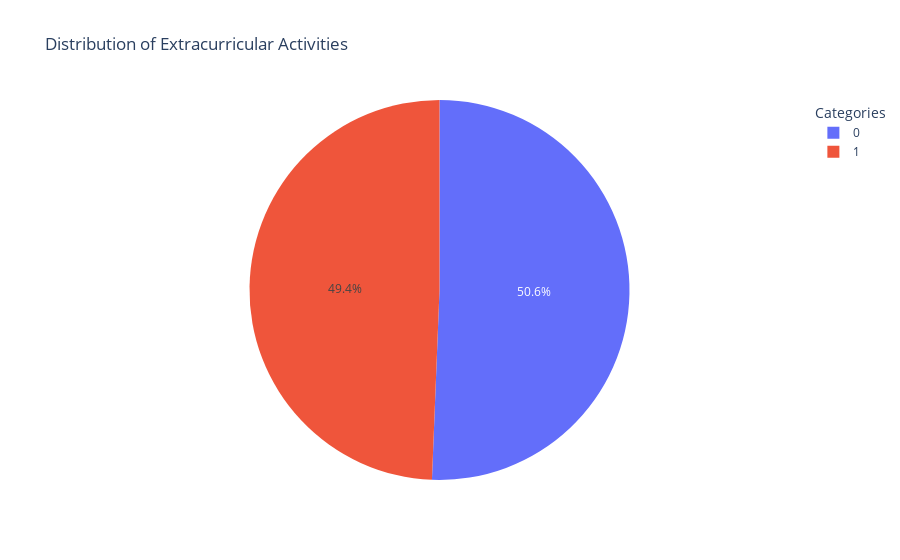
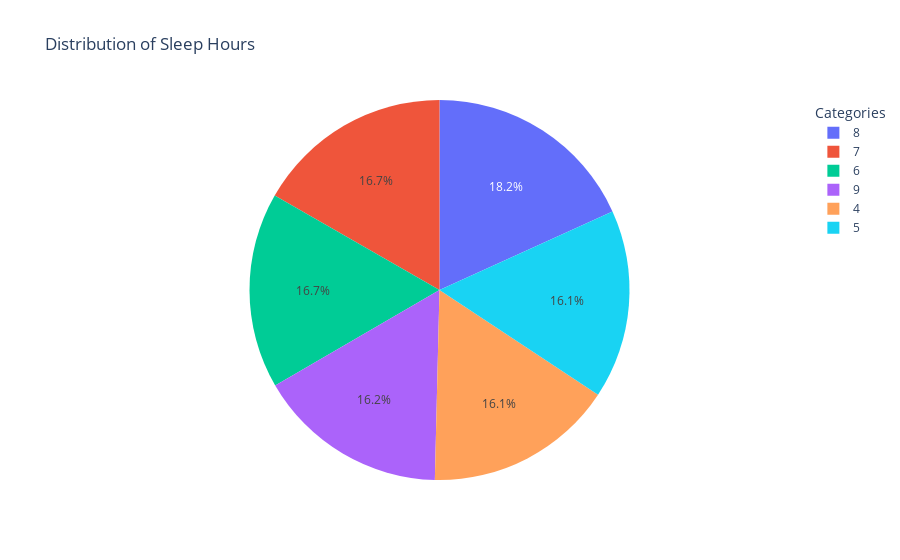
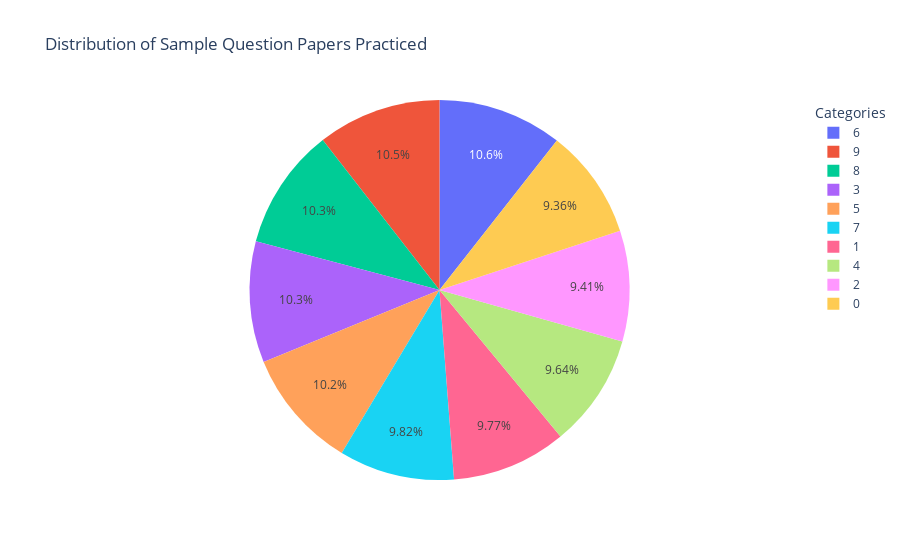

Notebook code cell kept with these figures, in order:
### Markdown cell above
## 1.2. Sử dụng biểu đồ để phân tích/quan sát các đặc trưng

### Code cell
# Lấy các đặc trưng phù hợp để vẽ biểu đồ tròn
features_to_plot = [
    "Extracurricular Activities",
    "Sleep Hours",
    "Sample Question Papers Practiced",
]

# Tạo biểu đồ tròn cho mỗi đặc trưng
for feature in features_to_plot:
    # Tính toán số lượng các giá trị phân loại
    value_counts = train[feature].value_counts()

    # Tạo biểu đồ tròn
    fig = go.Figure(
        data=[go.Pie(labels=value_counts.index, values=value_counts.values, hole=0.0)]
    )

    # Thay đổi tiêu đề và các tùy chọn hiển thị
    fig.update_layout(
        title=f"Distribution of {feature}", showlegend=True, legend_title="Categories"
    )

    # Hiển thị biểu đồ
    fig.show()

### Figure 1 — Plotly figure (JSON) as saved in the notebook; plotly's stock layout.template omitted (floating-point values rounded to 4 significant figures)
{"data": [{"hole": 0, "labels": [0, 1], "type": "pie", "values": [4557, 4443]}], "layout": {"legend": {"title": {"text": "Categories"}}, "showlegend": true, "title": {"text": "Distribution of Extracurricular Activities"}}}

### Figure 2 — Plotly figure (JSON) as saved in the notebook; plotly's stock layout.template omitted (floating-point values rounded to 4 significant figures)
{"data": [{"hole": 0, "labels": [8, 7, 6, 9, 4, 5], "type": "pie", "values": [1639, 1504, 1500, 1461, 1449, 1447]}], "layout": {"legend": {"title": {"text": "Categories"}}, "showlegend": true, "title": {"text": "Distribution of Sleep Hours"}}}

### Figure 3 — Plotly figure (JSON) as saved in the notebook; plotly's stock layout.template omitted (floating-point values rounded to 4 significant figures)
{"data": [{"hole": 0, "labels": [6, 9, 8, 3, 5, 7, 1, 4, 2, 0], "type": "pie", "values": [954, 948, 931, 927, 920, 884, 879, 868, 847, 842]}], "layout": {"legend": {"title": {"text": "Categories"}}, "showlegend": true, "title": {"text": "Distribution of Sample Question Papers Practiced"}}}
